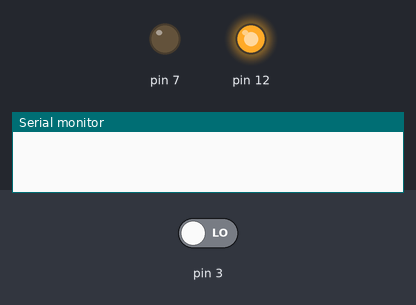
A sketch run on a simulated Arduino Uno, built with avr-gcc and run on an emulated ATmega328P. On the bench: output pins drawn as LEDs (lit = HIGH), the last lines printed to the serial monitor. Dashed ring = blinking. The test bench sets the inputs (shaded band); at power-on: pin 3 LOW.

Above: at 1.2 s.
1.3 s: pin 3 driven HIGH
At 1.42 s:
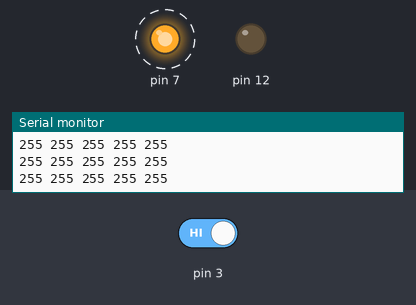
4.3 s: pin 3 driven LOW
At 5.1 s:
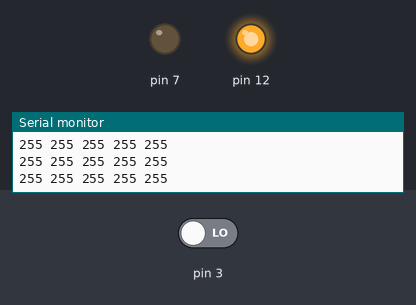
Timing chart, 0 to 7.3 s (numbered marks = the images above; inputs shaded):
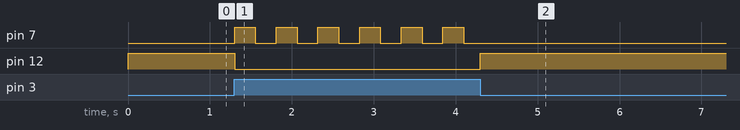

Measured:
- after the input at 1.3 s, pin 7: alternates HIGH for 0.25 s and LOW for 0.25 s, starting at once; pin 12: HIGH → LOW at once
- after the input at 4.3 s, pin 7: stops changing and stays LOW; pin 12: LOW → HIGH after 0.00 s instead of 7.4 s

The sketch:

Read_EEPROM.ino
```cpp
#include <EEPROM.h>

int c_addr = 0;
bool led_state = false;

void setup() {
  Serial.begin(9600);
  pinMode(3, INPUT);
  pinMode(7, OUTPUT);
  pinMode(12, OUTPUT);
}

void loop() {
  if(digitalRead(3) && c_addr <= 1015){

    // Change status LEDs to "reading" mode
    led_state = ((c_addr/25)%2 == 0) ? true : false; // blink timing
    digitalWrite(7, led_state);
    digitalWrite(12, LOW);

    // Print EEPROM data to Serial to be read by the Serial Plotter
    Serial.print(EEPROM.read(c_addr)); // ax
    Serial.print(" ");
    Serial.print(EEPROM.read(c_addr + 1)); // gx
    Serial.print(" ");
    Serial.print(EEPROM.read(c_addr + 2)); // Temperature
    Serial.print(" ");
    Serial.print(EEPROM.read(c_addr + 3)); // Pressure
    Serial.print(" ");
    Serial.print(EEPROM.read(c_addr + 4)); // Altitude
    Serial.println();

    c_addr += 5;
  }
  else{
    // Change status LEDs to "idle" mode
    digitalWrite(7, LOW);
    digitalWrite(12, HIGH);
  }

  delay(50);
}
```
